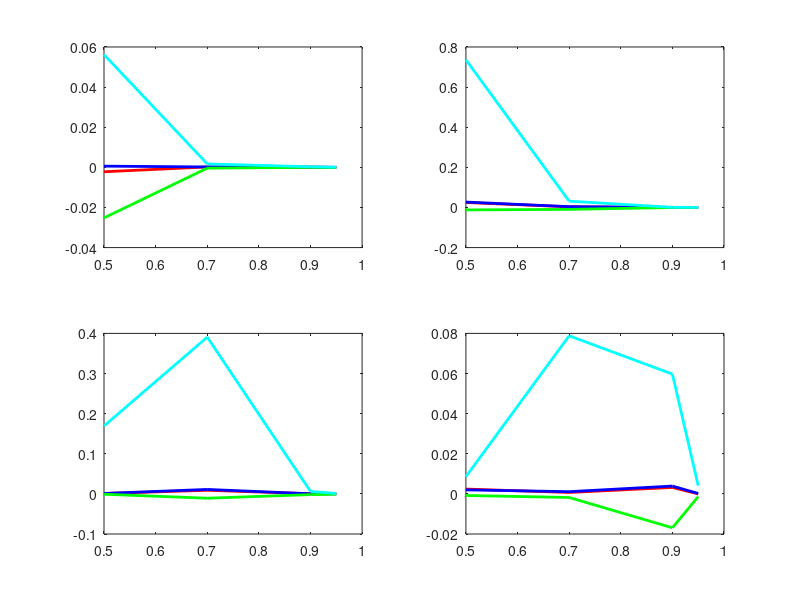

Write MATLAB code to recreate this figure.
clear all, clc

% Param
s = [5 10 25 50] % coef beta H1
m = 5 % nb method
Color = 'rbgck'

% Data
cd('D:\RECHERCHE\APPRENTISSAGE\EXPOSES\Figures')
Tab = load('CeR10-JSPI-Tab5.txt')
% s p0	LPO LOO Twil BH Best
S = Tab(:, 1);
p0 = Tab(:, 2);
FNR = Tab(:, 3:end)/100;
FNR = FNR - repmat(FNR(:, m), 1, m)
m = m-1

% plot
for i = 1:4
    subplot(2, 2, i)
    [p0(S==s(i)) FNR((S==s(i)), :)]
    for j=1:m
        plot(p0(S==s(i)), FNR((S==s(i)), j), [Color(j) '-'], ...
            'LineWidth', 2), hold on
    end
    hold off
end

    	
